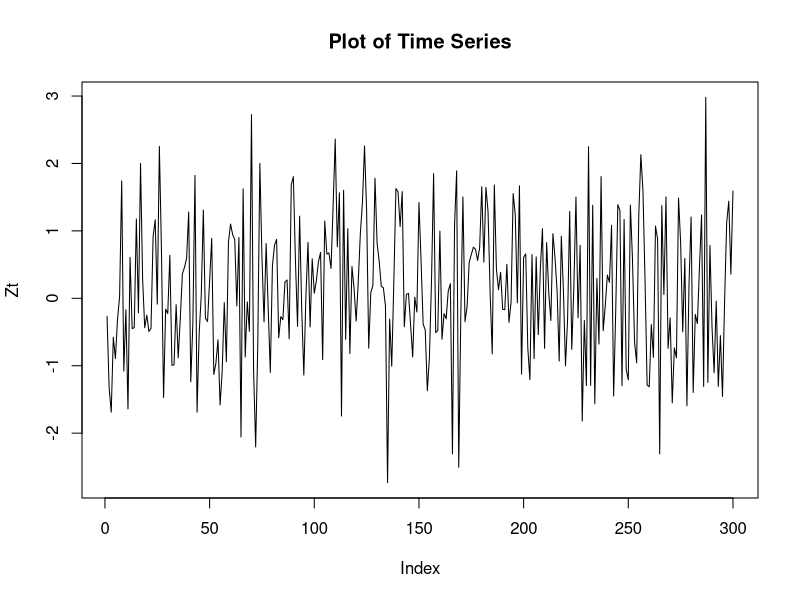
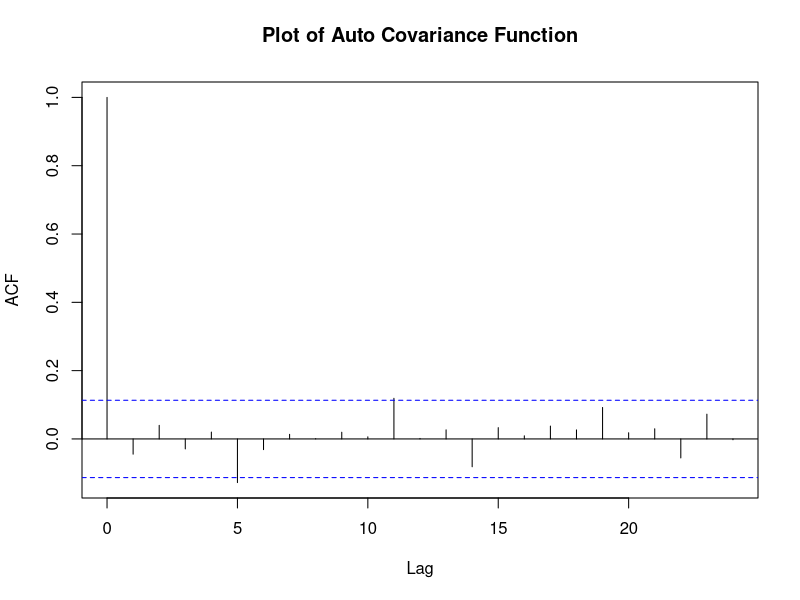
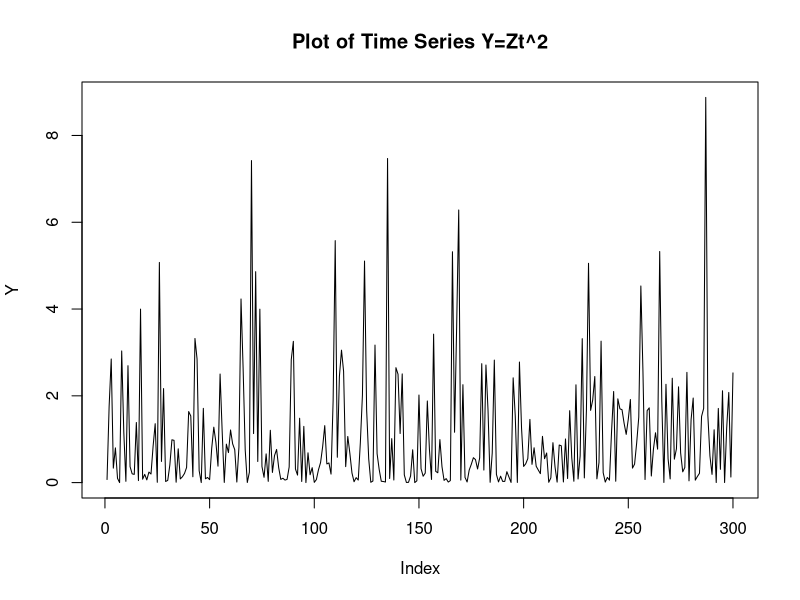
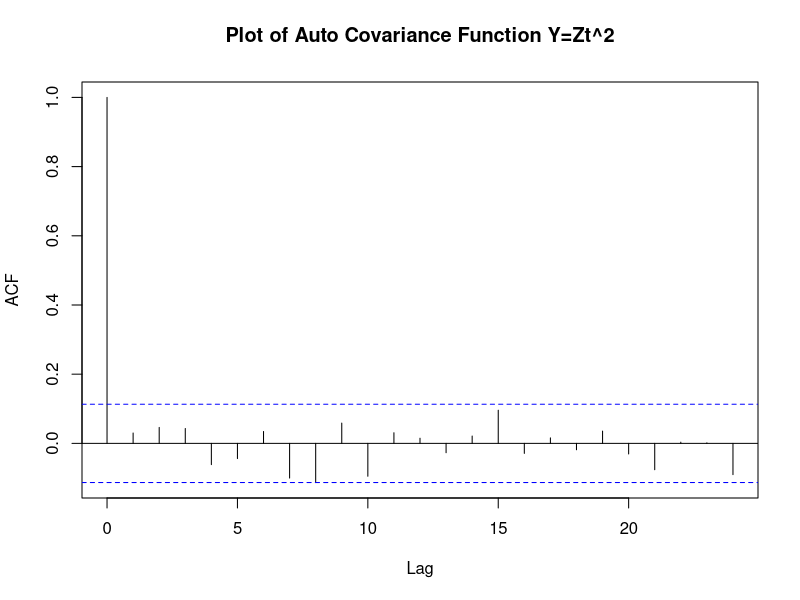

The R source for these figures, in order:
## ---- chunk 1
Zt=rnorm(300)
plot(Zt, main="Plot of Time Series", type='l')
Ztacf=acf(Zt,plot=F)
plot(Ztacf,main="Plot of Auto Covariance Function")
## ---- chunk 2
Y=Zt^2
plot(Y, main="Plot of Time Series Y=Zt^2", type='l')
Yacf=acf(Y,plot=F)
plot(Yacf,main="Plot of Auto Covariance Function Y=Zt^2")
## ---- chunk 3
matA=matrix(c(6,4,-2,1,-1,2,-2,1,-1),3,3,byrow=TRUE)
matA
matB=matrix(c(2,-1,0),3,1)
matB
matAin=solve(matA)
matAin
matAin%*%matB
## ---- chunk 4
polyroot(c(1,-2))
polyroot(c(1,-.45,.05))
